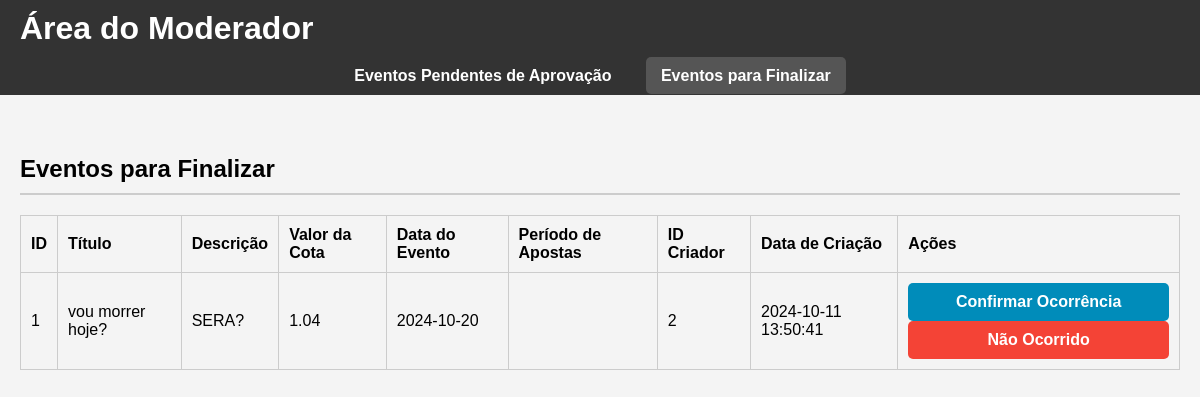
/moderador_dashboard?view=finalizar, run on an earlier commit of the app's database.
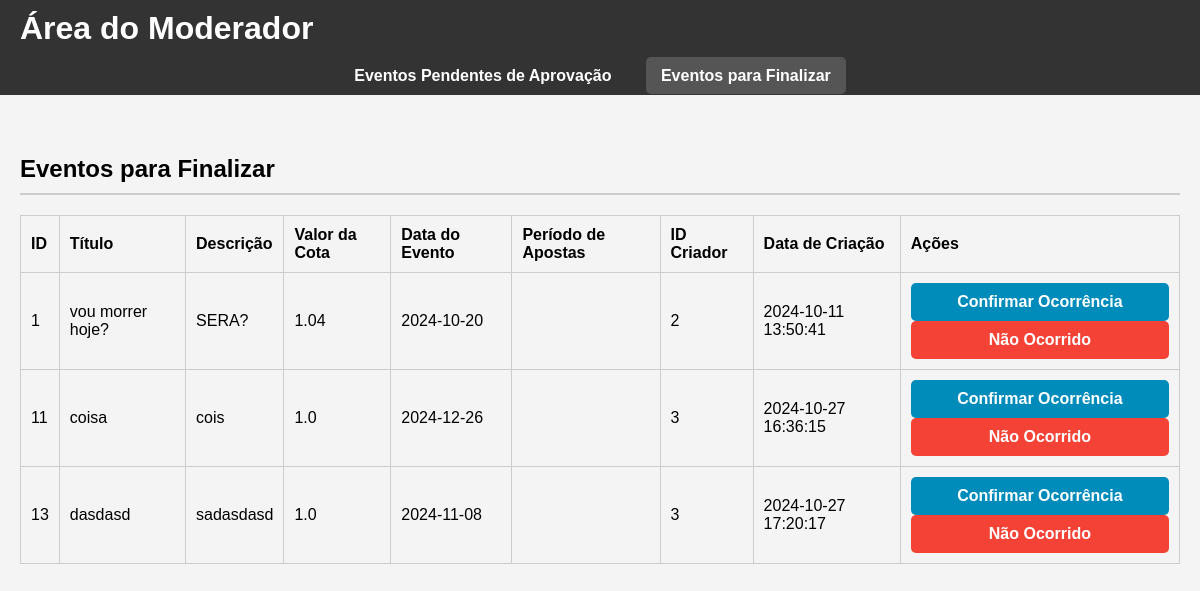
And on a later commit of the database.
### tables this page shows
CREATE TABLE eventos (
        id INTEGER PRIMARY KEY AUTOINCREMENT,
        titulo TEXT NOT NULL,
        descricao TEXT NOT NULL,
        valor_cota REAL NOT NULL CHECK (valor_cota >= 1.00),
        data_evento DATE NOT NULL,
        data_inicio_apostas DATE NOT NULL,
        data_fim_apostas DATE NOT NULL,
        status TEXT NOT NULL DEFAULT 'pendente',
        id_criador INTEGER NOT NULL,
        data_criacao TIMESTAMP DEFAULT CURRENT_TIMESTAMP, opcao_vencedora TEXT,
        FOREIGN KEY (id_criador) REFERENCES usuarios(id) ON DELETE CASCADE
    );

### app.py (the view, shortened to what this page needs)
@app.route('/moderador_dashboard', methods=['GET', 'POST'])
def moderador_dashboard():
    view = request.args.get('view', 'pendentes')
    status_filter = 'pendente' if view == 'pendentes' else 'aprovado'
    with sqlite3.connect(database_path) as conn:
        conn.row_factory = sqlite3.Row
        eventos = conn.execute('SELECT * FROM eventos WHERE status = ?', (status_filter,)).fetchall()
    return render_template('area_moderador.html', eventos=eventos, view=view)

### templates/area_moderador.html (shortened to what this page needs)
<!DOCTYPE html>
<html lang="pt-br">
<head>
    <link rel="stylesheet" href="/static/css/area_moderacao.css">
</head>
<body>
    <header>
        <h1>Área do Moderador</h1>
    </header>
    <nav class="menustrip">
        <ul>
            <li><a href="{{ url_for('moderador_dashboard', view='pendentes') }}" {% if view == 'pendentes' %}class="active"{% endif %}>Eventos Pendentes de Aprovação</a></li>
            <li><a href="{{ url_for('moderador_dashboard', view='finalizar') }}" {% if view == 'finalizar' %}class="active"{% endif %}>Eventos para Finalizar</a></li>
        </ul>
    </nav>
    <main>
        {% if view == 'pendentes' %}
        <section class="pending-approval">
            <h2>Eventos Pendentes de Aprovação</h2>
            <table>
                <thead>
                    <tr>
                        <th>ID</th>
                        <th>Título</th>
                        <th>Descrição</th>
                        <th>Valor da Cota</th>
                        <th>Data do Evento</th>
                        <th>Período de Apostas</th>
                        <th>ID Criador</th>
                        <th>Data de Criação</th>
                        <th>Ações</th>
                    </tr>
                </thead>
                <tbody>
                    {% for evento in eventos %}
                    <tr id="event-{{ evento.id }}">
                        <td>{{ evento.id }}</td>
                        <td>{{ evento.titulo }}</td>
                        <td>{{ evento.descricao }}</td>
                        <td>{{ evento.valor_cota }}</td>
                        <td>{{ evento.data_evento }}</td>
                        <td>{{ evento.periodo_apostas }}</td>
                        <td>{{ evento.id_criador }}</td>
                        <td>{{ evento.data_criacao }}</td>
                        <td>
                            <button type="button" onclick="handleEventAction('{{ evento.id }}', 'aprovar')" class="approve-btn">Aprovar</button>
                            <button type="button" onclick="abrirModalReprovar('{{ evento.id }}')" class="reject-btn">Reprovar</button>
                        </td>
                    </tr>
                    {% endfor %}
                </tbody>
            </table>
        </section>
        {% elif view == 'finalizar' %}
        <section class="events-to-finalize">
            <h2>Eventos para Finalizar</h2>
            <table>
                <thead>
                    <tr>
                        <th>ID</th>
                        <th>Título</th>
                        <th>Descrição</th>
                        <th>Valor da Cota</th>
                        <th>Data do Evento</th>
                        <th>Período de Apostas</th>
                        <th>ID Criador</th>
                        <th>Data de Criação</th>
                        <th>Ações</th>
                    </tr>
                </thead>
                <tbody>
                    {% for evento in eventos %}
                    <tr id="event-{{ evento.id }}">
                        <td>{{ evento.id }}</td>
                        <td>{{ evento.titulo }}</td>
                        <td>{{ evento.descricao }}</td>
                        <td>{{ evento.valor_cota }}</td>
                        <td>{{ evento.data_evento }}</td>
                        <td>{{ evento.periodo_apostas }}</td>
                        <td>{{ evento.id_criador }}</td>
                        <td>{{ evento.data_criacao }}</td>
                        <td>
                            <button type="button" onclick="handleEventAction('{{ evento.id }}', 'confirmar')" class="confirm-btn">Confirmar Ocorrência</button>
                            <button type="button" onclick="handleEventAction('{{ evento.id }}', 'nao_ocorrido')" class="not-occurred-btn">Não Ocorrido</button>
                        </td>
                    </tr>
                    {% endfor %}
                </tbody>
            </table>
        </section>
        {% endif %}
    </main>
</body>
</html>

### static/css/area_moderacao.css (style rules this page uses)
body { font-family: Arial, sans-serif; margin: 0; padding: 0; background-color: #f4f4f4; }
header { background-color: #333; color: white; padding: 10px 20px; display: flex; justify-content: space-between; align-items: center; }
header h1 { margin: 0; }
nav a { color: white; text-decoration: none; }
main { padding: 20px; }
h2 { border-bottom: 2px solid #ccc; padding-bottom: 10px; }
table { width: 100%; border-collapse: collapse; margin-bottom: 20px; }
table, th, td { border: 1px solid #ccc; }
th, td { padding: 10px; text-align: left; }
button { width: 100%; padding: 10px; background-color: #f0f0f0; border: none; border-radius: 5px; cursor: pointer; font-size: 16px; font-weight: bold; }
.confirm-btn { background-color: #008CBA; color: white; }
.not-occurred-btn { background-color: #f44336; color: white; }
nav.menustrip { background-color: #333; padding: 10px; text-align: center; margin-bottom: 20px; }
nav.menustrip ul { list-style-type: none; padding: 0; margin: 0; }
nav.menustrip ul li { display: inline; margin-right: 15px; }
nav.menustrip ul li a { color: white; text-decoration: none; font-weight: bold; padding: 10px 15px; border-radius: 5px; }
nav.menustrip ul li a.active, nav.menustrip ul li a:hover { background-color: #555; }

What changed in the data, as far as the page shows it:
added eventos: id "11", titulo "coisa", descricao "cois", valor_cota "1.0", data_evento "2024-12-26", id_criador "3", data_criacao "2024-10-27 16:36:15"
added eventos: id "13", titulo "dasdasd", descricao "sadasdasd", valor_cota "1.0", data_evento "2024-11-08", id_criador "3", data_criacao "2024-10-27 17:20:17"
